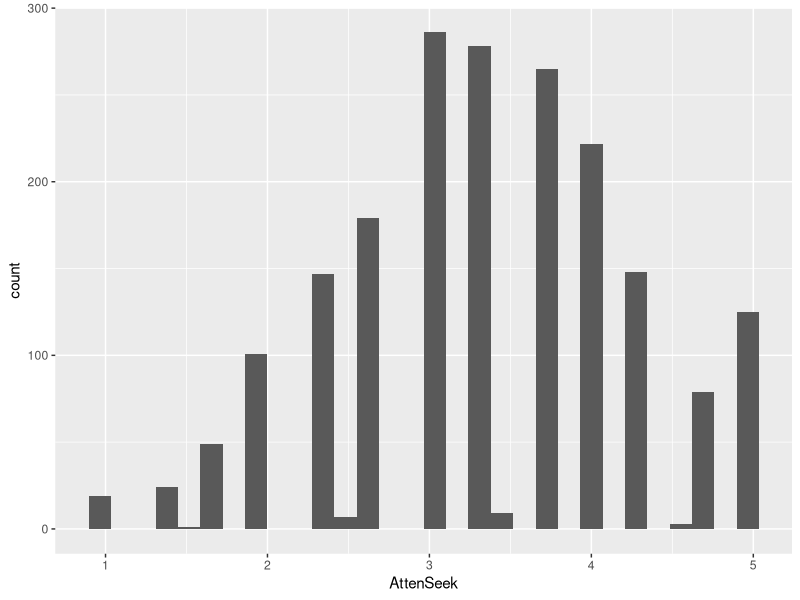
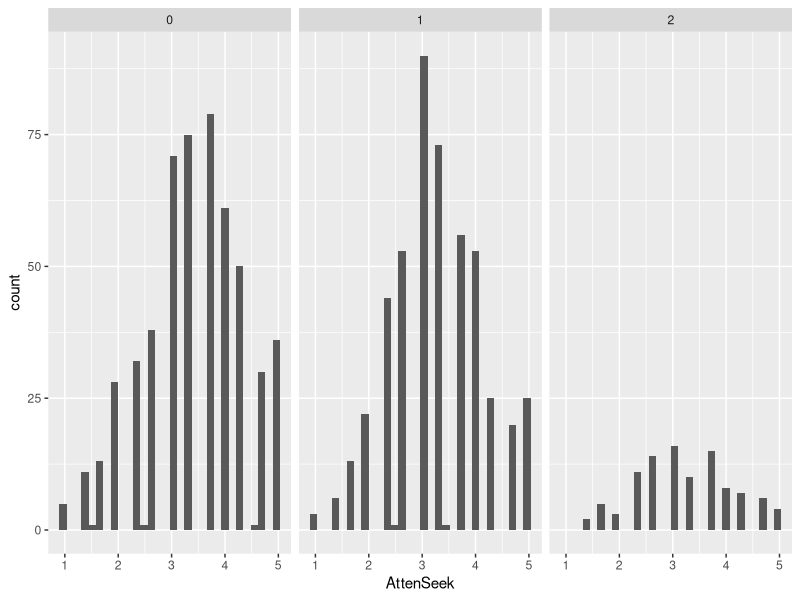
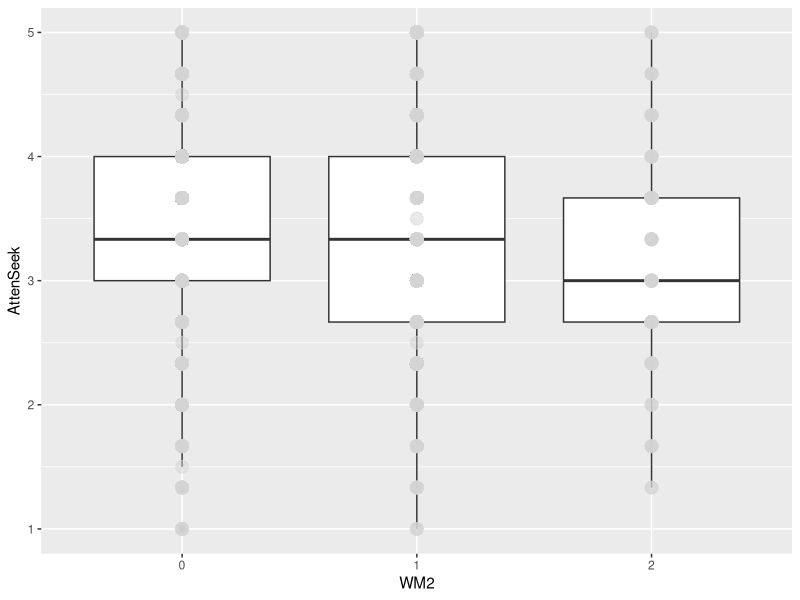
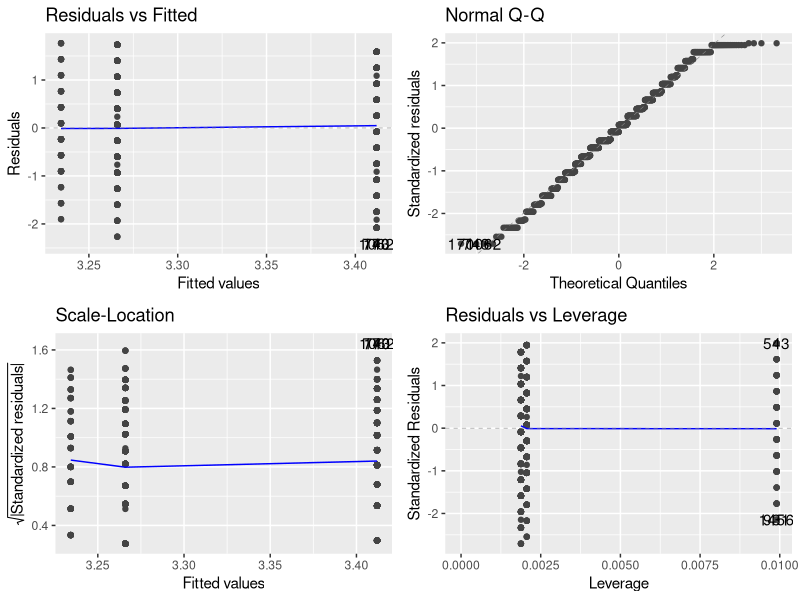
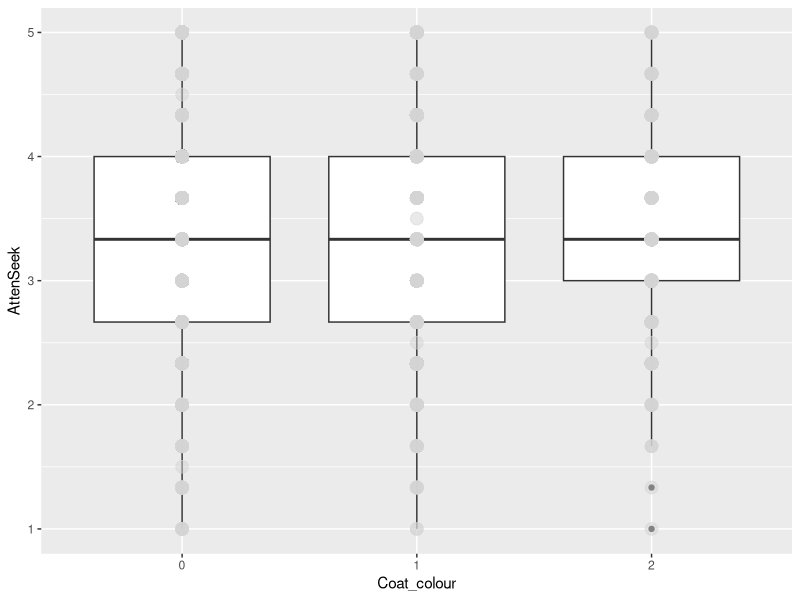
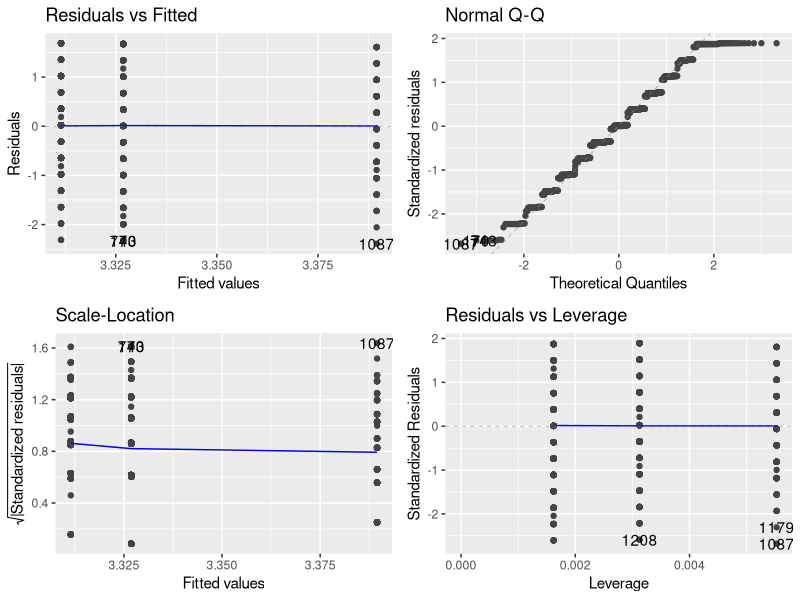
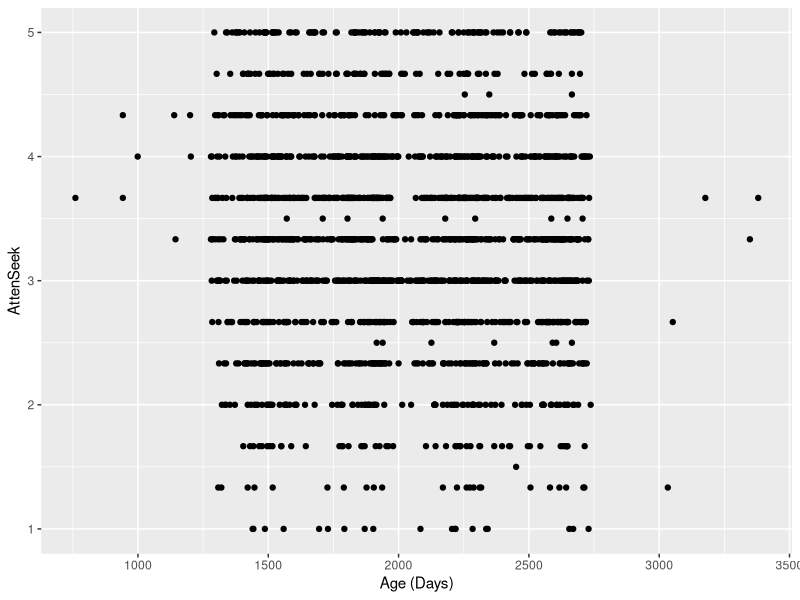
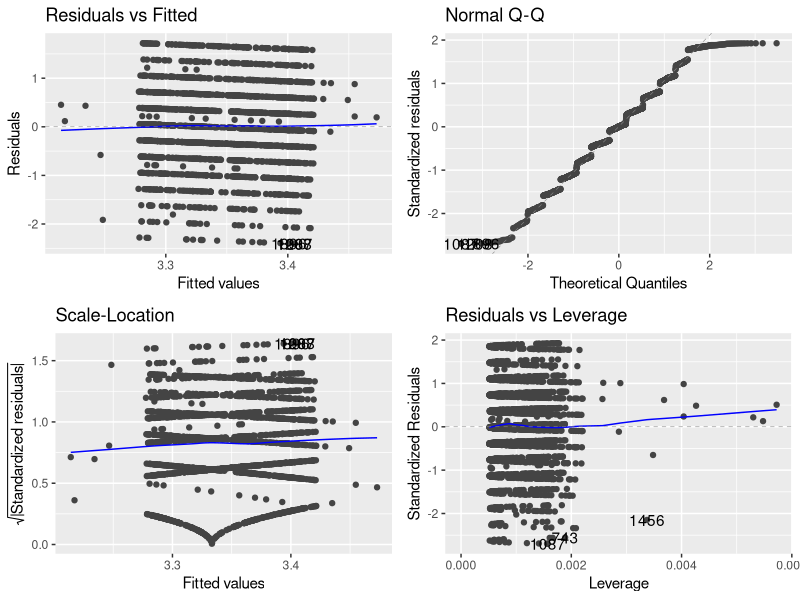

Recreate these plots in R, in order.
## ---- chunk 1
rm(list = ls())
library(tidyverse)
library(here)
library(ggfortify)
## ---- chunk 2
DOG <- read.csv(here("Data", "Secor-Cap-Dap-data.csv"))
## ---- chunk 3
DOG$Fixed <- DOG$Gender_status %% 2
## ---- chunk 4
summary(DOG)
## ---- chunk 5
ggplot(DOG, aes(x = AttenSeek)) + geom_histogram()
## ---- chunk 6
ggplot(data = na.omit(DOG), aes(x = AttenSeek)) + geom_histogram() + facet_wrap(~WM2)
## ---- chunk 7
DOG$WM2 <- as.factor(DOG$WM2)
ggplot(data = na.omit(DOG), aes(y = AttenSeek, x = WM2)) + geom_boxplot() + geom_point(size = 4, color = 'lightgrey', alpha = 0.5)
## ---- chunk 8
jvelm <- lm(AttenSeek ~ WM2, data = na.omit(DOG))
autoplot(jvelm)
summary(jvelm)
## ---- chunk 9
DOG$Coat_colour <- as.factor(DOG$Coat_colour)
ggplot(data = na.omit(DOG), aes(y = AttenSeek, x = Coat_colour)) + geom_boxplot() + geom_point(size = 4, color = 'lightgrey', alpha = 0.5)
## ---- chunk 10
ccvelm <- lm(AttenSeek ~ Coat_colour, data = na.omit(DOG))
autoplot(ccvelm)
summary(ccvelm)
## ---- chunk 11
ggplot(DOG, aes(y = AttenSeek, x = Age)) + geom_point() + xlab("Age (Days)")
## ---- chunk 12
avelm <- lm(AttenSeek ~ Age, data = DOG)
autoplot(avelm)
## ---- chunk 13
anova(avelm)
summary(avelm) # Starts at Call:
## ---- chunk 14
DOG$Health <- as.factor(DOG$Health)
ggplot(DOG, aes(x = Health, y = AttenSeek)) + geom_boxplot() + geom_point(size = 4, color = 'lightgrey', alpha = 0.5)
## ---- chunk 15
t.test(AttenSeek ~ Health, data = DOG)
## ---- chunk 16
DOG$Gender_status <- as.factor(DOG$Gender_status)
ggplot(data = na.omit(DOG), aes(y = AttenSeek, x = Gender_status)) + geom_boxplot() + geom_point(size = 4, color = 'lightgrey', alpha = 0.5)
## ---- chunk 17
gsvelm <- lm(AttenSeek ~ Gender_status, data = na.omit(DOG))
autoplot(gsvelm)
summary(gsvelm)
## ---- chunk 18
DOG$Fixed <- as.factor(DOG$Fixed)
ggplot(data = na.omit(DOG), aes(x = Fixed, y = AttenSeek)) + geom_boxplot() + geom_point(size = 4, color = 'lightgrey', alpha = 0.5)
## ---- chunk 19
fvelm <- lm(AttenSeek ~ Fixed, data = na.omit(DOG))
autoplot(fvelm)
summary(fvelm)
## ---- chunk 20
DOG$InOut <- as.factor(DOG$InOut)
ggplot(data = na.omit(DOG), aes(x = InOut, y = AttenSeek)) + geom_boxplot() + geom_point(size = 4, color = 'lightgrey', alpha = 0.5)
## ---- chunk 21
iovelm <- lm(AttenSeek ~ InOut, data = na.omit(DOG))
autoplot(iovelm)
summary(iovelm)
## ---- chunk 22
DOG$TimeEx <- as.factor(DOG$TimeEx)
ggplot(data = na.omit(DOG), aes(x = TimeEx, y = AttenSeek)) + geom_boxplot() + geom_point(size = 4, color = 'lightgrey', alpha = 0.5)
## ---- chunk 23
tevelm <- lm(AttenSeek ~ TimeEx, data = na.omit(DOG))
autoplot(tevelm)
summary(tevelm)
